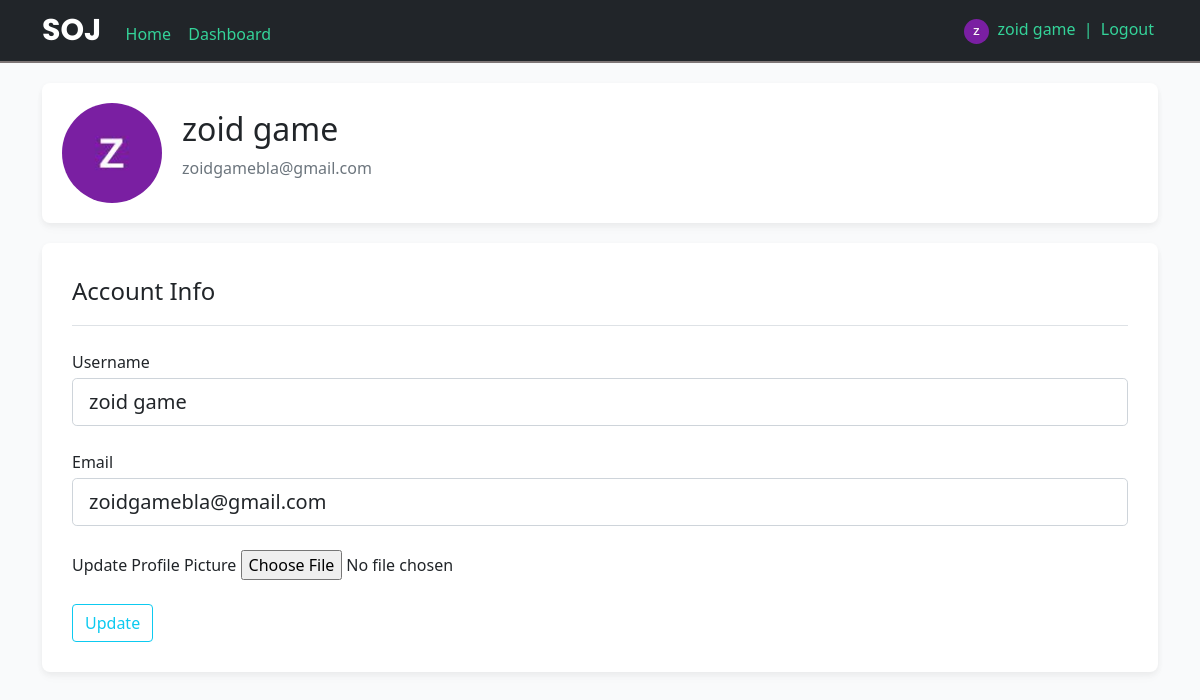
Page /account (signed in) on the committed database.
### SOJ/models.py (models this page shows, shortened)
class User(db.Model, UserMixin):
    id = db.Column(db.Integer, primary_key=True)
    username = db.Column(db.String(20), unique=True, nullable=False)
    email = db.Column(db.String(120), unique=True, nullable=False)
    image_file = db.Column(db.String(20), nullable=False, default='default.jpg')
    password = db.Column(db.String(60), nullable=False)

### SOJ/users/routes.py (the view)
@users.route("/account", methods=['GET', 'POST'])
@login_required
def account():
    form = UpdateAccountForm()
    if form.validate_on_submit():
        if form.picture.data:
            picture_file = save_picture(form.picture.data)
            current_user.image_file = picture_file
        current_user.username = form.username.data
        current_user.email = form.email.data
        db.session.commit()
        flash('Your account has been updated!', 'success')
        return redirect(url_for('users.account'))
    elif request.method == 'GET':
        form.username.data = current_user.username
        form.email.data = current_user.email
    image_file = url_for('static', filename='profile_pics/' + current_user.image_file)
    return render_template('account.html', title='Account',
                           image_file=image_file, form=form)

### SOJ/users/forms.py (shortened to what this page needs)
class UpdateAccountForm(FlaskForm):
    username = StringField('Username',
                           validators=[DataRequired(), Length(min=2, max=20)])
    email = StringField('Email',
                        validators=[DataRequired(), Email()])
    picture = FileField('Update Profile Picture', validators=[FileAllowed(['jpg', 'png'])])
    submit = SubmitField('Update')

### SOJ/models.py (called while the page is built)
@login_manager.user_loader
def load_user(user_id):
    return User.query.get(int(user_id))

### SOJ/templates/account.html (shortened to what this page needs)
{% extends "layout.html" %}
{% block content %}
<div class="container">
    <div class="d-flex flex-row custom-card" style="margin-top:20px; margin-bottom: 20px">
        <img class="rounded-circle" src="{{ image_file }}" width="100" height="100" style="margin:10px; margin-right:20px;">
        <div class="d-flex flex-column justify-content-center">
            <h2 class="account-heading">{{ current_user.username }}</h2>
            <p class="text-secondary">{{ current_user.email }}</p>
        </div>
    </div>
    <div class='custom-card container' style="padding:30px;">
        <form method="POST" action="" enctype="multipart/form-data">
            <fieldset class="form-group">
                <legend class="border-bottom mb-4 pb-3">Account Info</legend>
                <div class="form-group my-4">
                    {{ form.username.label(class="form-control-label mb-1") }}
                    {% if form.username.errors %}
                        {{ form.username(class="form-control form-control-lg is-invalid") }}
                        <div class="invalid-feedback">
                            {% for error in form.username.errors %}
                                <span>{{ error }}</span>
                            {% endfor %}
                        </div>
                    {% else %}
                        {{ form.username(class="form-control form-control-lg") }}
                    {% endif %}
                </div>
                <div class="form-group my-4">
                    {{ form.email.label(class="form-control-label mb-1") }}
                    {% if form.email.errors %}
                        {{ form.email(class="form-control form-control-lg is-invalid") }}
                        <div class="invalid-feedback">
                            {% for error in form.email.errors %}
                                <span>{{ error }}</span>
                            {% endfor %}
                        </div>
                    {% else %}
                        {{ form.email(class="form-control form-control-lg") }}
                    {% endif %}
                </div>
                <div class="form-group my-4">
                    {{ form.picture.label() }}
                    {{ form.picture(class="form-control-file ") }}
                </div>
            </fieldset>
            <div class="form-group">
                {{ form.submit(class="btn btn-outline-info") }}
            </div>
        </form>
    </div>
</div>
{% endblock content %}

### SOJ/templates/layout.html (shortened to what this page needs)
<!DOCTYPE html>
<html>
<head>
    <link href="https://cdn.jsdelivr.net/npm/bootstrap@5.0.2/dist/css/bootstrap.min.css" rel="stylesheet">
    <link rel="stylesheet" href="{{ url_for('static', filename='css/layout.css') }}">
</head>
<body style="background-color: #f9fafb;">
    <nav class="navbar navbar-dark bg-dark ">
        <div class="container">
            <div>
                <a  class="navbar-brand" style="font-size:30px; font-weight: bold; font-family: 'Poppins', sans-serif;">SOJ</a>
                <a href="/" class="custom-link">Home</a>
                {% if current_user.is_authenticated %}
                    <a href="{{ url_for('main.dashboard') }}" class="custom-link" style="margin-left:5px;">Dashboard</a>
                {% endif %}
            </div>
            <div>
                {% if current_user.is_authenticated %}
                <img class="rounded-circle" src="{{ url_for('static', filename='profile_pics/' + current_user.image_file) }}" width="25" height="25" >
                    <a class="custom-link" href="{{ url_for('users.account') }}">{{ current_user.username }} </a><span style="color: #34d399  ;">| </span>
                    <a class="custom-link" href="{{ url_for('users.logout') }}">Logout</a>
                {% else %}
                    <a class="custom-link" href="{{ url_for('users.login') }}">Login</a>
                {% endif %}
        </div>
    </nav>
    {% block content %}{% endblock %}
</body>
</html>

### SOJ/static/css/layout.css (style rules this page uses)
.custom-card { background-color: white; padding: 10px ; border-radius: 8px; box-shadow: rgba(0, 0, 0, 0.04) 0px 2px 6px, rgba(0, 0, 0, 0.02) 0px 4px 8px, rgba(0, 0, 0, 0.02) 0px 6px 12px; }
a { transition: all 0.3s; }
.custom-link { text-decoration: None; padding: 4px; color: #34d399 ; }
nav { border-bottom: 2px solid rgb(125, 117, 117); }

### rows in the picture
User: image_file (picture), username "zoid game", email "zoidgamebla@gmail.com"
